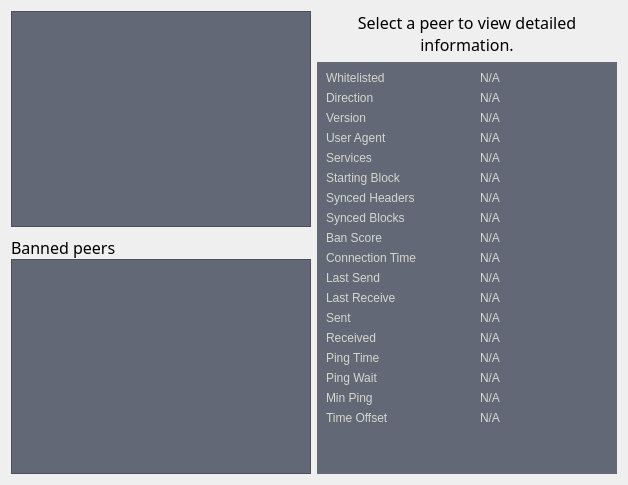
     <widget class="QWidget" name="tab_peers">
      <attribute name="title">
       <string>&amp;Peers</string>
      </attribute>
      <layout class="QGridLayout" name="gridLayout_2">
       <item row="0" column="0" rowspan="2">
        <layout class="QVBoxLayout" name="verticalLayout_101">
         <property name="spacing">
          <number>0</number>
         </property>
         <item>
          <widget class="QTableView" name="peerWidget">
           <property name="styleSheet">
            <string notr="true">background-color:rgb(98, 104, 118);
color:rgb(211, 215, 207);
font: 75 12pt &quot;Uroob&quot;;</string>
           </property>
           <property name="horizontalScrollBarPolicy">
            <enum>Qt::ScrollBarAsNeeded</enum>
           </property>
           <property name="tabKeyNavigation">
            <bool>false</bool>
           </property>
           <property name="sortingEnabled">
            <bool>true</bool>
           </property>
           <attribute name="horizontalHeaderHighlightSections">
            <bool>false</bool>
           </attribute>
          </widget>
         </item>
         <item>
          <widget class="QLabel" name="banHeading">
           <property name="sizePolicy">
            <sizepolicy hsizetype="Preferred" vsizetype="Minimum">
             <horstretch>0</horstretch>
             <verstretch>0</verstretch>
            </sizepolicy>
           </property>
           <property name="minimumSize">
            <size>
             <width>300</width>
             <height>32</height>
            </size>
           </property>
           <property name="maximumSize">
            <size>
             <width>16777215</width>
             <height>32</height>
            </size>
           </property>
           <property name="font">
            <font>
             <family>Uroob</family>
             <pointsize>12</pointsize>
             <weight>9</weight>
             <italic>false</italic>
             <bold>false</bold>
            </font>
           </property>
           <property name="cursor">
            <cursorShape>IBeamCursor</cursorShape>
           </property>
           <property name="text">
            <string>Banned peers</string>
           </property>
           <property name="alignment">
            <set>Qt::AlignBottom|Qt::AlignLeading|Qt::AlignLeft</set>
           </property>
           <property name="wordWrap">
            <bool>true</bool>
           </property>
           <property name="textInteractionFlags">
            <set>Qt::NoTextInteraction</set>
           </property>
          </widget>
         </item>
         <item>
          <widget class="QTableView" name="banlistWidget">
           <property name="sizePolicy">
            <sizepolicy hsizetype="Expanding" vsizetype="Expanding">
             <horstretch>0</horstretch>
             <verstretch>0</verstretch>
            </sizepolicy>
           </property>
           <property name="styleSheet">
            <string notr="true">background-color:rgb(98, 104, 118);
color:rgb(211, 215, 207);
font: 75 12pt &quot;Uroob&quot;;</string>
           </property>
           <property name="horizontalScrollBarPolicy">
            <enum>Qt::ScrollBarAsNeeded</enum>
           </property>
           <property name="tabKeyNavigation">
            <bool>false</bool>
           </property>
           <property name="sortingEnabled">
            <bool>true</bool>
           </property>
           <attribute name="horizontalHeaderHighlightSections">
            <bool>false</bool>
           </attribute>
          </widget>
         </item>
        </layout>
       </item>
       <item row="0" column="1">
        <widget class="QLabel" name="peerHeading">
         <property name="sizePolicy">
          <sizepolicy hsizetype="Preferred" vsizetype="Minimum">
           <horstretch>0</horstretch>
           <verstretch>0</verstretch>
          </sizepolicy>
         </property>
         <property name="minimumSize">
          <size>
           <width>300</width>
           <height>32</height>
          </size>
         </property>
         <property name="font">
          <font>
           <family>Uroob</family>
           <pointsize>12</pointsize>
           <weight>9</weight>
           <italic>false</italic>
           <bold>false</bold>
          </font>
         </property>
         <property name="cursor">
          <cursorShape>IBeamCursor</cursorShape>
         </property>
         <property name="text">
          <string>Select a peer to view detailed information.</string>
         </property>
         <property name="alignment">
          <set>Qt::AlignHCenter|Qt::AlignTop</set>
         </property>
         <property name="wordWrap">
          <bool>true</bool>
         </property>
         <property name="textInteractionFlags">
          <set>Qt::LinksAccessibleByMouse|Qt::TextSelectableByKeyboard|Qt::TextSelectableByMouse</set>
         </property>
        </widget>
       </item>
       <item row="1" column="1">
        <widget class="QWidget" name="detailWidget" native="true">
         <property name="minimumSize">
          <size>
           <width>300</width>
           <height>0</height>
          </size>
         </property>
         <property name="styleSheet">
          <string notr="true">background-color:rgb(98, 104, 118);
color:rgb(211, 215, 207);
font: 75 12pt &quot;Uroob&quot;;</string>
         </property>
         <layout class="QGridLayout" name="gridLayout_3">
          <item row="0" column="0">
           <widget class="QLabel" name="label_30">
            <property name="text">
             <string>Whitelisted</string>
            </property>
           </widget>
          </item>
          <item row="0" column="2">
           <widget class="QLabel" name="peerWhitelisted">
            <property name="cursor">
             <cursorShape>IBeamCursor</cursorShape>
            </property>
            <property name="text">
             <string>N/A</string>
            </property>
            <property name="textFormat">
             <enum>Qt::PlainText</enum>
            </property>
            <property name="textInteractionFlags">
             <set>Qt::LinksAccessibleByMouse|Qt::TextSelectableByKeyboard|Qt::TextSelectableByMouse</set>
            </property>
           </widget>
          </item>
          <item row="1" column="0">
           <widget class="QLabel" name="label_23">
            <property name="text">
             <string>Direction</string>
            </property>
           </widget>
          </item>
          <item row="1" column="2">
           <widget class="QLabel" name="peerDirection">
            <property name="cursor">
             <cursorShape>IBeamCursor</cursorShape>
            </property>
            <property name="text">
             <string>N/A</string>
            </property>
            <property name="textFormat">
             <enum>Qt::PlainText</enum>
            </property>
            <property name="textInteractionFlags">
             <set>Qt::LinksAccessibleByMouse|Qt::TextSelectableByKeyboard|Qt::TextSelectableByMouse</set>
            </property>
           </widget>
          </item>
          <item row="2" column="0">
           <widget class="QLabel" name="label_21">
            <property name="text">
             <string>Version</string>
            </property>
           </widget>
          </item>
          <item row="2" column="2">
           <widget class="QLabel" name="peerVersion">
            <property name="cursor">
             <cursorShape>IBeamCursor</cursorShape>
            </property>
            <property name="text">
             <string>N/A</string>
            </property>
            <property name="textFormat">
             <enum>Qt::PlainText</enum>
            </property>
            <property name="textInteractionFlags">
             <set>Qt::LinksAccessibleByMouse|Qt::TextSelectableByKeyboard|Qt::TextSelectableByMouse</set>
            </property>
           </widget>
          </item>
          <item row="3" column="0">
           <widget class="QLabel" name="label_28">
            <property name="text">
             <string>User Agent</string>
            </property>
           </widget>
          </item>
          <item row="3" column="2">
           <widget class="QLabel" name="peerSubversion">
            <property name="cursor">
             <cursorShape>IBeamCursor</cursorShape>
            </property>
            <property name="text">
             <string>N/A</string>
            </property>
            <property name="textFormat">
             <enum>Qt::PlainText</enum>
            </property>
            <property name="textInteractionFlags">
             <set>Qt::LinksAccessibleByMouse|Qt::TextSelectableByKeyboard|Qt::TextSelectableByMouse</set>
            </property>
           </widget>
          </item>
          <item row="4" column="0">
           <widget class="QLabel" name="label_4">
            <property name="text">
             <string>Services</string>
            </property>
           </widget>
          </item>
          <item row="4" column="2">
           <widget class="QLabel" name="peerServices">
            <property name="cursor">
             <cursorShape>IBeamCursor</cursorShape>
            </property>
            <property name="text">
             <string>N/A</string>
            </property>
            <property name="textFormat">
             <enum>Qt::PlainText</enum>
            </property>
            <property name="textInteractionFlags">
             <set>Qt::LinksAccessibleByMouse|Qt::TextSelectableByKeyboard|Qt::TextSelectableByMouse</set>
            </property>
           </widget>
          </item>
          <item row="5" column="0">
           <widget class="QLabel" name="label_29">
            <property name="text">
             <string>Starting Block</string>
            </property>
           </widget>
          </item>
          <item row="5" column="2">
           <widget class="QLabel" name="peerHeight">
            <property name="cursor">
             <cursorShape>IBeamCursor</cursorShape>
            </property>
            <property name="text">
             <string>N/A</string>
            </property>
            <property name="textFormat">
             <enum>Qt::PlainText</enum>
            </property>
            <property name="textInteractionFlags">
             <set>Qt::LinksAccessibleByMouse|Qt::TextSelectableByKeyboard|Qt::TextSelectableByMouse</set>
            </property>
           </widget>
          </item>
          <item row="6" column="0">
           <widget class="QLabel" name="label_27">
            <property name="text">
             <string>Synced Headers</string>
            </property>
           </widget>
          </item>
          <item row="6" column="2">
           <widget class="QLabel" name="peerSyncHeight">
            <property name="cursor">
             <cursorShape>IBeamCursor</cursorShape>
            </property>
            <property name="text">
             <string>N/A</string>
            </property>
            <property name="textFormat">
             <enum>Qt::PlainText</enum>
            </property>
            <property name="textInteractionFlags">
             <set>Qt::LinksAccessibleByMouse|Qt::TextSelectableByKeyboard|Qt::TextSelectableByMouse</set>
            </property>
           </widget>
          </item>
          <item row="7" column="0">
           <widget class="QLabel" name="label_25">
            <property name="text">
             <string>Synced Blocks</string>
            </property>
           </widget>
          </item>
          <item row="7" column="2">
           <widget class="QLabel" name="peerCommonHeight">
            <property name="cursor">
             <cursorShape>IBeamCursor</cursorShape>
            </property>
            <property name="text">
             <string>N/A</string>
            </property>
            <property name="textFormat">
             <enum>Qt::PlainText</enum>
            </property>
            <property name="textInteractionFlags">
             <set>Qt::LinksAccessibleByMouse|Qt::TextSelectableByKeyboard|Qt::TextSelectableByMouse</set>
            </property>
           </widget>
          </item>
          <item row="8" column="0">
           <widget class="QLabel" name="label_24">
            <property name="text">
             <string>Ban Score</string>
            </property>
           </widget>
          </item>
          <item row="8" column="2">
           <widget class="QLabel" name="peerBanScore">
            <property name="cursor">
             <cursorShape>IBeamCursor</cursorShape>
            </property>
            <property name="text">
             <string>N/A</string>
            </property>
            <property name="textFormat">
             <enum>Qt::PlainText</enum>
            </property>
            <property name="textInteractionFlags">
             <set>Qt::LinksAccessibleByMouse|Qt::TextSelectableByKeyboard|Qt::TextSelectableByMouse</set>
            </property>
           </widget>
          </item>
          <item row="9" column="0">
           <widget class="QLabel" name="label_22">
            <property name="text">
             <string>Connection Time</string>
            </property>
           </widget>
          </item>
          <item row="9" column="2">
           <widget class="QLabel" name="peerConnTime">
            <property name="cursor">
             <cursorShape>IBeamCursor</cursorShape>
            </property>
            <property name="text">
             <string>N/A</string>
            </property>
            <property name="textFormat">
             <enum>Qt::PlainText</enum>
            </property>
            <property name="textInteractionFlags">
             <set>Qt::LinksAccessibleByMouse|Qt::TextSelectableByKeyboard|Qt::TextSelectableByMouse</set>
            </property>
           </widget>
          </item>
          <item row="10" column="0">
           <widget class="QLabel" name="label_15">
            <property name="text">
             <string>Last Send</string>
            </property>
           </widget>
          </item>
          <item row="10" column="2">
           <widget class="QLabel" name="peerLastSend">
            <property name="cursor">
             <cursorShape>IBeamCursor</cursorShape>
            </property>
            <property name="text">
             <string>N/A</string>
            </property>
            <property name="textFormat">
             <enum>Qt::PlainText</enum>
            </property>
            <property name="textInteractionFlags">
             <set>Qt::LinksAccessibleByMouse|Qt::TextSelectableByKeyboard|Qt::TextSelectableByMouse</set>
            </property>
           </widget>
          </item>
          <item row="11" column="0">
           <widget class="QLabel" name="label_19">
            <property name="text">
             <string>Last Receive</string>
            </property>
           </widget>
          </item>
          <item row="11" column="2">
           <widget class="QLabel" name="peerLastRecv">
            <property name="cursor">
             <cursorShape>IBeamCursor</cursorShape>
            </property>
            <property name="text">
             <string>N/A</string>
            </property>
            <property name="textFormat">
             <enum>Qt::PlainText</enum>
            </property>
            <property name="textInteractionFlags">
             <set>Qt::LinksAccessibleByMouse|Qt::TextSelectableByKeyboard|Qt::TextSelectableByMouse</set>
            </property>
           </widget>
          </item>
          <item row="12" column="0">
           <widget class="QLabel" name="label_18">
            <property name="text">
             <string>Sent</string>
            </property>
           </widget>
          </item>
          <item row="12" column="2">
           <widget class="QLabel" name="peerBytesSent">
            <property name="cursor">
             <cursorShape>IBeamCursor</cursorShape>
            </property>
            <property name="text">
             <string>N/A</string>
            </property>
            <property name="textFormat">
             <enum>Qt::PlainText</enum>
            </property>
            <property name="textInteractionFlags">
             <set>Qt::LinksAccessibleByMouse|Qt::TextSelectableByKeyboard|Qt::TextSelectableByMouse</set>
            </property>
           </widget>
          </item>
          <item row="13" column="0">
           <widget class="QLabel" name="label_20">
            <property name="text">
             <string>Received</string>
            </property>
           </widget>
          </item>
          <item row="13" column="2">
           <widget class="QLabel" name="peerBytesRecv">
            <property name="cursor">
             <cursorShape>IBeamCursor</cursorShape>
            </property>
            <property name="text">
             <string>N/A</string>
            </property>
            <property name="textFormat">
             <enum>Qt::PlainText</enum>
            </property>
            <property name="textInteractionFlags">
             <set>Qt::LinksAccessibleByMouse|Qt::TextSelectableByKeyboard|Qt::TextSelectableByMouse</set>
            </property>
           </widget>
          </item>
          <item row="14" column="0">
           <widget class="QLabel" name="label_26">
            <property name="text">
             <string>Ping Time</string>
            </property>
           </widget>
          </item>
          <item row="14" column="2">
           <widget class="QLabel" name="peerPingTime">
            <property name="cursor">
             <cursorShape>IBeamCursor</cursorShape>
            </property>
            <property name="text">
             <string>N/A</string>
            </property>
            <property name="textFormat">
             <enum>Qt::PlainText</enum>
            </property>
            <property name="textInteractionFlags">
             <set>Qt::LinksAccessibleByMouse|Qt::TextSelectableByKeyboard|Qt::TextSelectableByMouse</set>
            </property>
           </widget>
          </item>
          <item row="15" column="0">
           <widget class="QLabel" name="peerPingWaitLabel">
            <property name="toolTip">
             <string>The duration of a currently outstanding ping.</string>
            </property>
            <property name="text">
             <string>Ping Wait</string>
            </property>
           </widget>
          </item>
          <item row="15" column="2">
           <widget class="QLabel" name="peerPingWait">
            <property name="cursor">
             <cursorShape>IBeamCursor</cursorShape>
            </property>
            <property name="text">
             <string>N/A</string>
            </property>
            <property name="textFormat">
             <enum>Qt::PlainText</enum>
            </property>
            <property name="textInteractionFlags">
             <set>Qt::LinksAccessibleByMouse|Qt::TextSelectableByKeyboard|Qt::TextSelectableByMouse</set>
            </property>
           </widget>
          </item>
          <item row="16" column="0">
           <widget class="QLabel" name="peerMinPingLabel">
            <property name="text">
             <string>Min Ping</string>
            </property>
           </widget>
          </item>
          <item row="16" column="2">
           <widget class="QLabel" name="peerMinPing">
            <property name="cursor">
             <cursorShape>IBeamCursor</cursorShape>
            </property>
            <property name="text">
             <string>N/A</string>
            </property>
            <property name="textFormat">
             <enum>Qt::PlainText</enum>
            </property>
            <property name="textInteractionFlags">
             <set>Qt::LinksAccessibleByMouse|Qt::TextSelectableByKeyboard|Qt::TextSelectableByMouse</set>
            </property>
           </widget>
          </item>
          <item row="17" column="0">
           <widget class="QLabel" name="label_timeoffset">
            <property name="text">
             <string>Time Offset</string>
            </property>
           </widget>
          </item>
          <item row="17" column="2">
           <widget class="QLabel" name="timeoffset">
            <property name="cursor">
             <cursorShape>IBeamCursor</cursorShape>
            </property>
            <property name="text">
             <string>N/A</string>
            </property>
            <property name="textFormat">
             <enum>Qt::PlainText</enum>
            </property>
            <property name="textInteractionFlags">
             <set>Qt::LinksAccessibleByMouse|Qt::TextSelectableByKeyboard|Qt::TextSelectableByMouse</set>
            </property>
           </widget>
          </item>
          <item row="18" column="1">
           <spacer name="verticalSpacer_3">
            <property name="orientation">
             <enum>Qt::Vertical</enum>
            </property>
            <property name="sizeHint" stdset="0">
             <size>
              <width>20</width>
              <height>40</height>
             </size>
            </property>
           </spacer>
          </item>
         </layout>
        </widget>
       </item>
      </layout>
     </widget>
